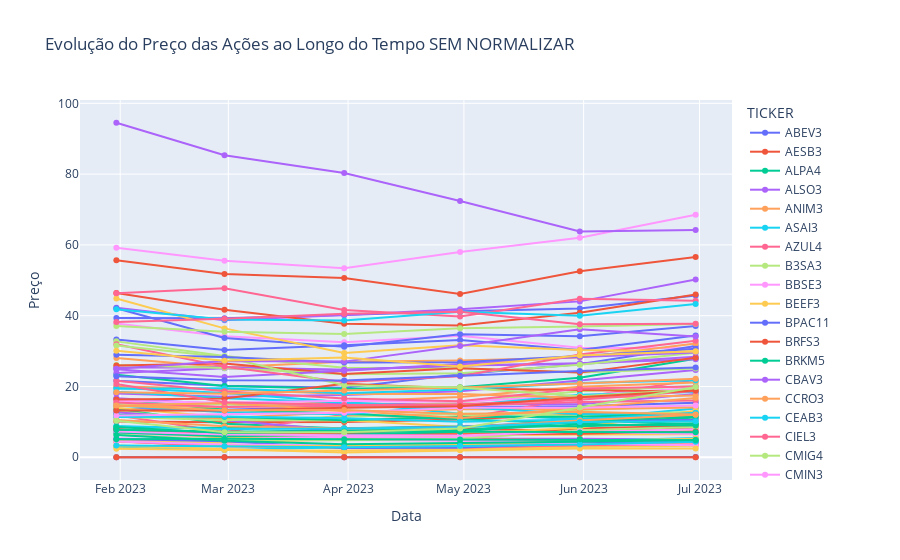

Write notebook code for a chart like this one.
### Markdown cell above
# PLOT TODAS AÇÕES PARA VIZUALIZAÇÃO BASICA

### Code cell
import plotly.express as px

fig = px.line(df_precos_pivotada, x=df_precos_pivotada.index, y=df_precos_pivotada.columns, title='Evolução do Preço das Ações ao Longo do Tempo', markers='marker')#height=6000)

fig.update_layout(
    title='Evolução do Preço das Ações ao Longo do Tempo SEM NORMALIZAR',
    legend_title_text='TICKER',
    xaxis_title='Data',
    yaxis_title='Preço'
)

fig.update_xaxes(title_text='Data') # ALTERNATIVA
fig.update_yaxes(title_text='Preço') # ALTERNATIVA

fig.show()
